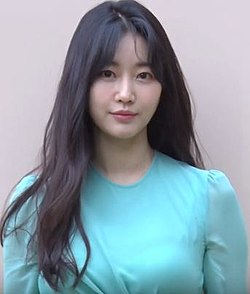
#> input picture Data_Science/3rd_Teacher/data/Flower.jpg, 250 x 294 px
$ jupyter execute --allow-errors 20200122_Python_image_Library.ipynb   (shell and % lines are left out)   (older library calls are emulated)
#> lines starting #> are read from the running program, lines starting #| are printed output that depends on the picture; long printed decimals are rounded
# PIL (Python Image Library)

[cell 1]
from PIL import Image
img = Image.open("../data/Flower.jpg")
#> img is the input picture: PIL image 250x294 RGB; mean R, G, B 137.7, 155.6, 165.6
img

# image resizing

[cell 2]
img_resized = img.resize((80,100), Image.ANTIALIAS)
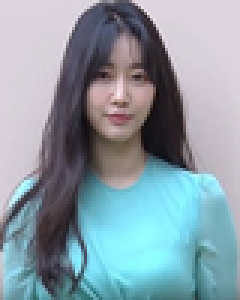
#> img_resized: PIL image 80x100 RGB (shown 3 times larger); mean R, G, B 137.7, 155.6, 165.6
img_resized

[cell 3]
img_resized.save('../data/resized_Flower.jpg')

# image rotation

[cell 4]
img_rot=img.rotate(90)
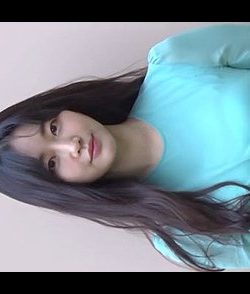
#> img_rot: PIL image 250x294 RGB; mean R, G, B 116.9, 131.2, 139.5
img_rot

# black and white

[cell 5]
img_bw=img.convert('1')
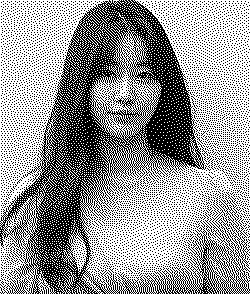
#> img_bw: PIL image 250x294 1; 59.3% white; black in thin lines or dots
img_bw

# grayscale

[cell 6]
img_gray=img.convert('L')
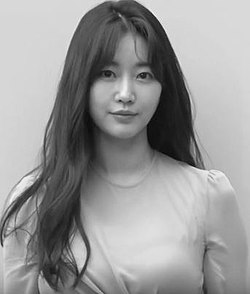
#> img_gray: PIL image 250x294 L; min 4, max 251, mean 151.5
img_gray

# image to array

[cell 7]
import numpy as np
img_array=np.array(img)
img_array

[cell 8]
img_asarray=np.asarray(img)
img_asarray

# grayscale array

[cell 9]
img_gray_array=np.array(img_gray)
img_gray_array

# black and white array

[cell 10]
img_bw_array = np.array(img_bw)
img_bw_array

# comparison among
## 1.image
## 2.gray image
## 3.b/w scale

[cell 11]
print(f'img_array.mean():{img_array.mean()}\nimg_array.std():{img_array.std()}\n')
#| img_array.mean():152.982
#| img_array.std():66.704
print(f'img_gray_array.mean():{img_gray_array.mean()}\nimg_gray_array.std():{img_gray_array.std()}\n')
#| img_gray_array.mean():151.456
#| img_gray_array.std():62.494
print(f'img_bw_array.mean():{img_bw_array.mean()}\nimg_bw_array.std():{img_bw_array.std()}')
#| img_bw_array.mean():0.5927
#| img_bw_array.std():0.4913

# array ---> image

[cell 12]
arr_to_img = Image.fromarray(img_array)
arr_to_img

# image - normalization

[cell 13]
from keras.utils import normalize

[cell 14]
normalize(img_array, axis=1)
#> (this line was passed over: keras is not available in this run)
